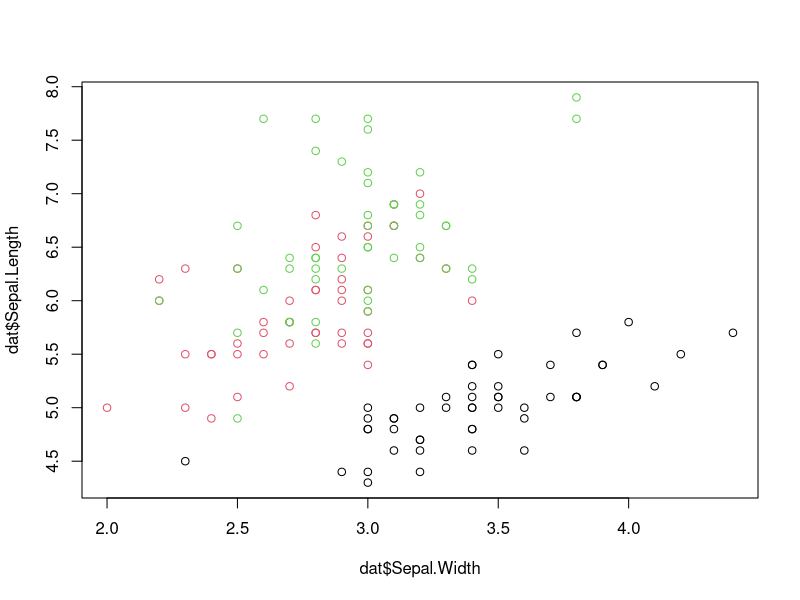
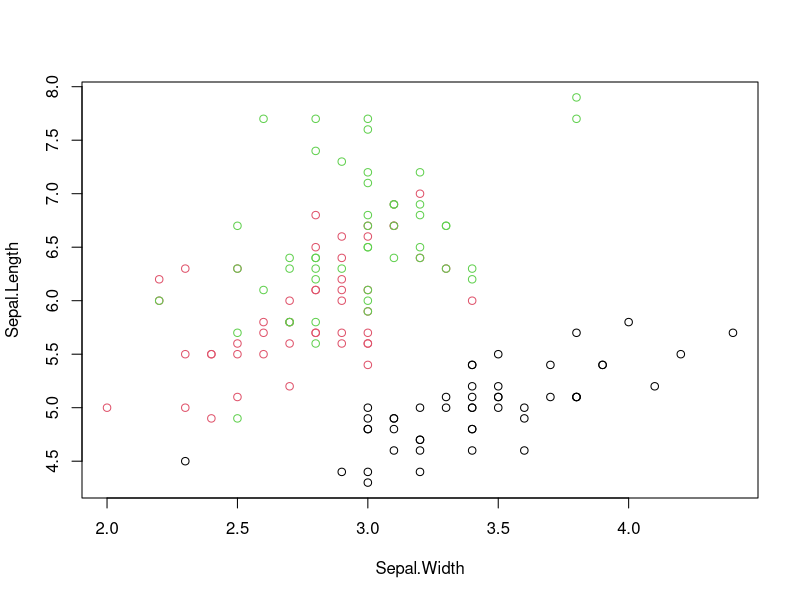
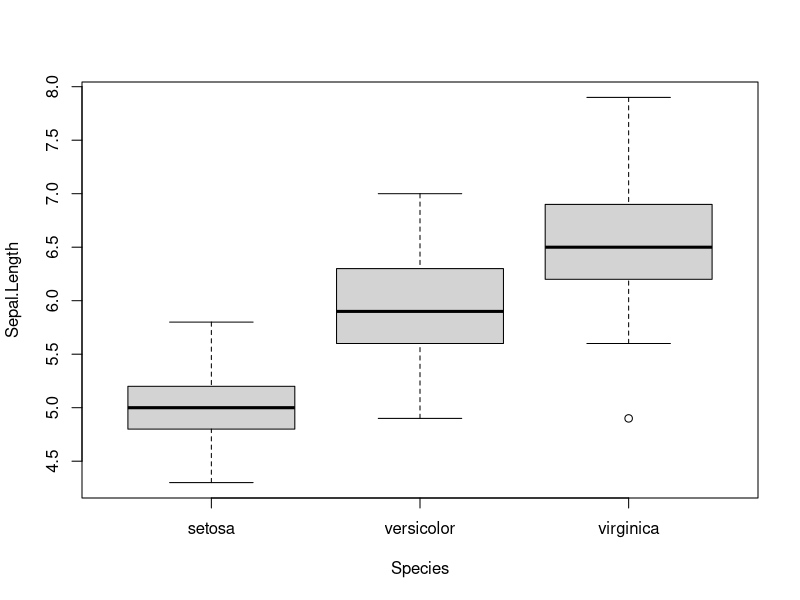
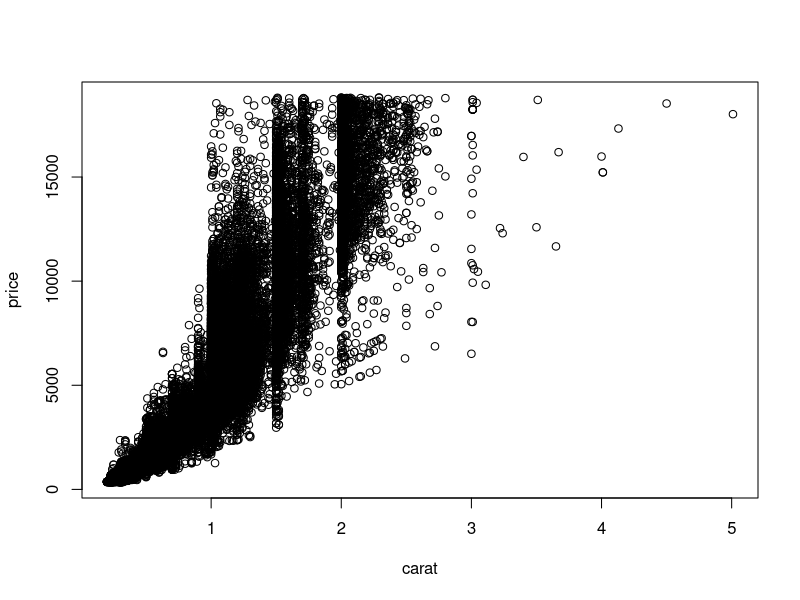
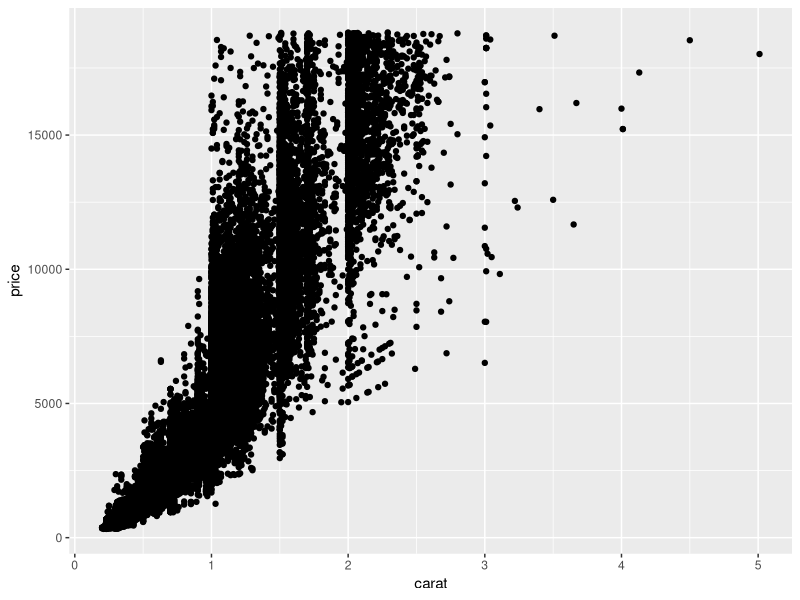
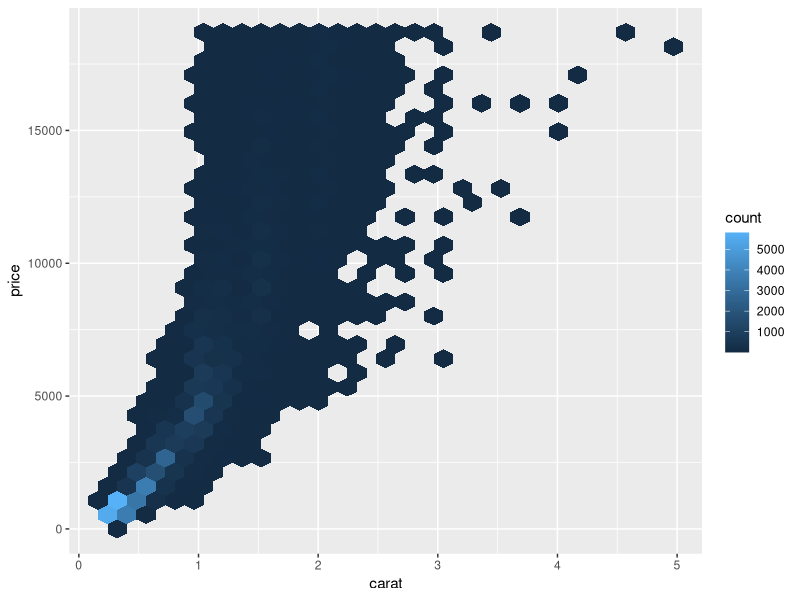
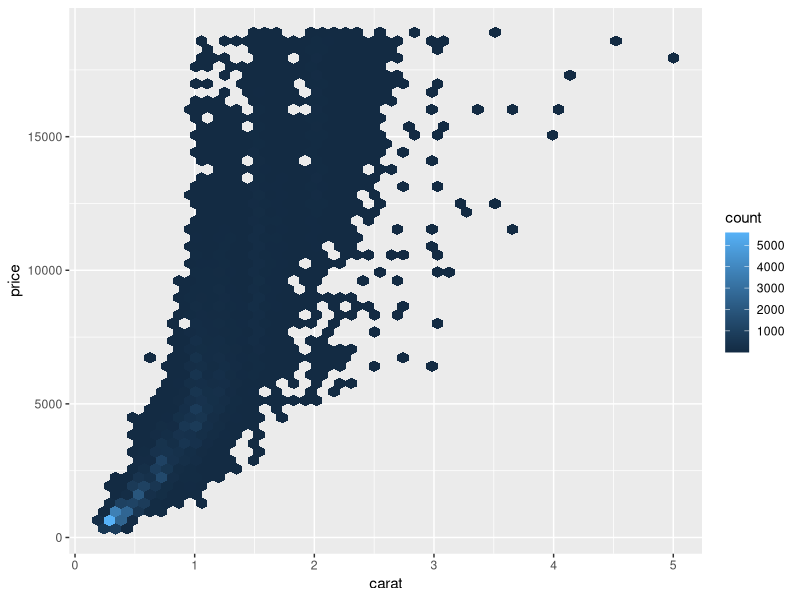
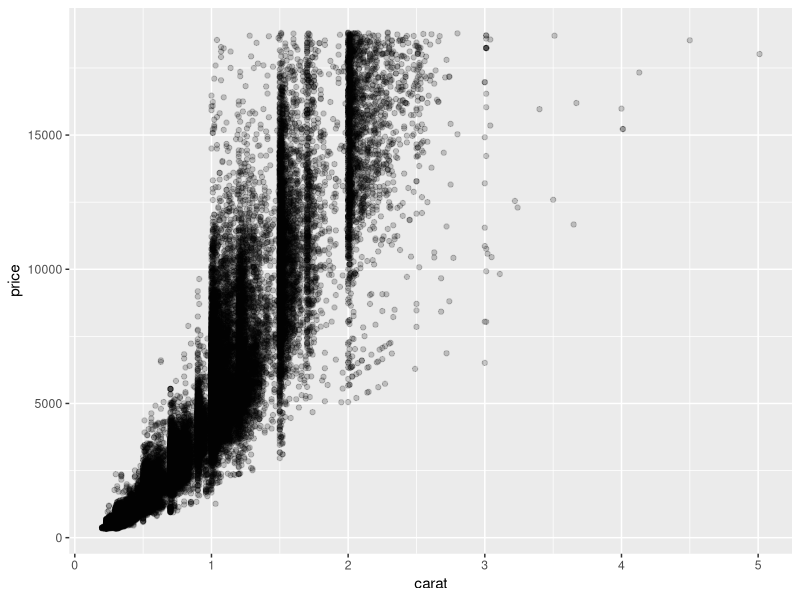

Source code (R) for these figures, in order:
## ---- chunk 1
# Load the data if you haven't already:
dat <- read.csv("data/iris.csv", stringsAsFactors = FALSE)

plot(dat$Sepal.Width, dat$Sepal.Length, type="p", col=factor(dat$Species))
## ---- chunk 2
plot(Sepal.Length ~ Sepal.Width, data=dat, col=factor(Species))
boxplot(Sepal.Length ~ Species, data=dat)
## ---- chunk 3
library(ggplot2)
## ---- chunk 4
data(diamonds)
head(diamonds)
str(diamonds)
## ---- chunk 5
plot(price ~ carat, data=diamonds)
## ---- chunk 6
ggplot(diamonds, aes(x=carat, y=price)) + geom_point()
## ---- chunk 7
ggplot(diamonds, aes(carat, price)) + geom_hex()
## ---- chunk 8
ggplot(diamonds, aes(carat, price)) + geom_hex(bins=50)
## ---- chunk 9
ggplot(diamonds, aes(carat, price)) + geom_point(alpha=1/5)
## ---- chunk 10
ggplot(diamonds, aes(carat, price)) + geom_point() + geom_smooth()
## ---- chunk 11
ggplot(diamonds, aes(carat, price)) + geom_point() + geom_smooth(method="lm")
## ---- chunk 12
ggplot(diamonds, aes(x=carat, y=price, col=clarity)) + geom_point()
## ---- chunk 13
ggplot(diamonds, aes(x=carat, y=price)) + geom_point() + facet_wrap( ~ clarity)
## ---- chunk 14
ggplot(diamonds, aes(x=carat, y=price)) + geom_point() + facet_wrap( ~ color)
## ---- chunk 15
ggplot(diamonds, aes(carat, price)) + geom_point() + facet_grid(clarity ~ color)
## ---- chunk 16
ggplot(diamonds, aes(x=carat, y=price, col=cut)) + 
  geom_point() + 
  facet_grid(clarity ~ color)
## ---- chunk 17
ggplot(diamonds, aes(price, fill=clarity)) + 
  geom_histogram(position="fill", binwidth=200)
## ---- chunk 18
ggplot(diamonds, aes(cut, price)) + geom_boxplot(aes(fill=color)) + scale_y_log10()
## ---- chunk 19
g <- ggplot(diamonds, aes(depth, fill=cut)) 
g <- g + geom_density(alpha=1/4) 
g <- g + xlim(55, 70)
g <- g + ggtitle("Depths by Cut Quality")
g <- g + xlab("Depth") + ylab("Density")
g
## ---- chunk 20
ggplot(dat, aes(x=Petal.Length, y=Petal.Width, col=Sepal.Width, size=Sepal.Length)) + 
  geom_point() + 
  geom_smooth(method="lm") + 
  facet_wrap(~ Species)

ggplot(dat, aes(x=Petal.Length)) + geom_histogram() + facet_wrap(~Species)

ggplot(dat, aes(x=Petal.Length, fill=Species)) + 
  geom_histogram(position="dodge", binwidth=0.1)

ggplot(dat, aes(x=Petal.Length, fill=Species)) + 
  geom_density(alpha=0.5)

ggplot(dat, aes(x=Species, y=Sepal.Length)) + geom_boxplot()

ggplot(dat, aes(x=Species, y=Sepal.Width, fill=Species)) + geom_violin()

## ---- chunk 21
require(reshape2)
dat_long <- melt(dat)
head(dat_long)

ggplot(dat_long, aes(x=variable, y=value, fill=Species)) + geom_boxplot()

ggplot(dat_long, aes(x=variable, y=value, fill=Species)) + geom_boxplot()

ggplot(dat_long, aes(x=Species, y=value, fill=Species)) + 
  geom_violin() + 
  facet_wrap(~ variable) + 
  ylab("Measurement (cm)")
## ---- chunk 22
library("tidyr")

# You can either tell it what columns to *not* gather by preceding it by a 
# minus sign (e.g., -Species):
long_dat <- gather(data = dat, key = measurement_type, 
                   value = measurement, -Species)

# Or specify which columns to gather by giving it a range of columns (e.g., 1:4):
long_dat <- gather(data = dat, key = measurement_type, 
                   value = measurement, 1:4)

ggplot(long_dat, aes(x = measurement_type, y = measurement)) + 
  geom_boxplot(aes(colour = measurement_type)) + 
  facet_wrap(~Species)

ggplot(long_dat, aes(x = Species, y = measurement)) + 
  geom_boxplot(aes(fill = Species)) + 
  facet_wrap(~measurement_type)
